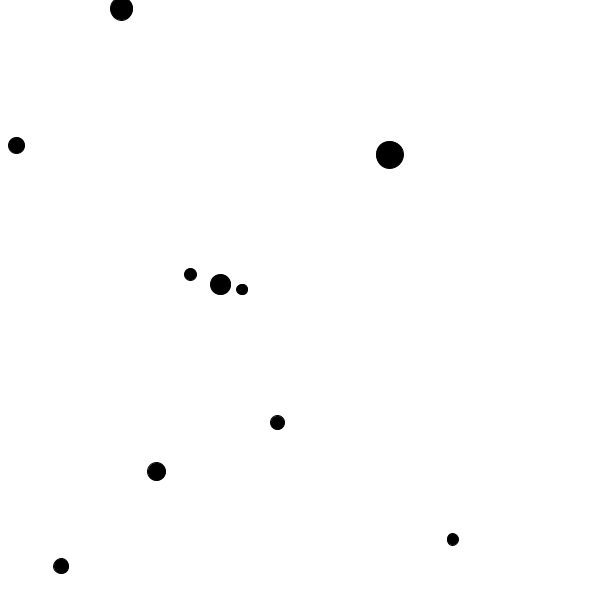
Frame 1 (no input)
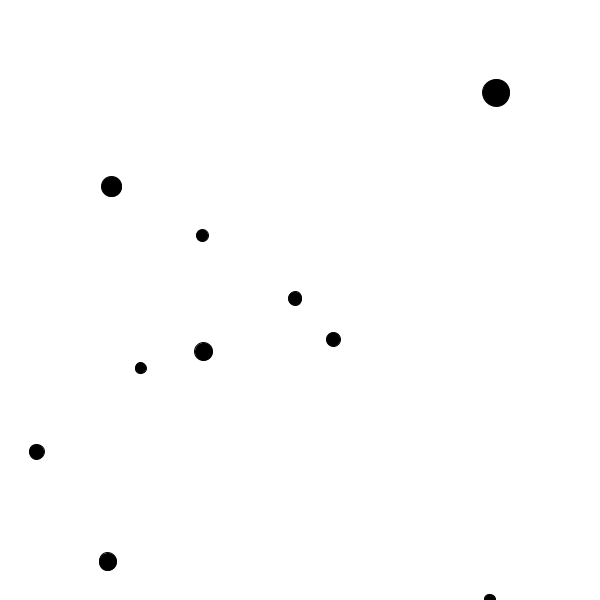
Frame 60 (the mouse pressed at the canvas centre just before this capture)
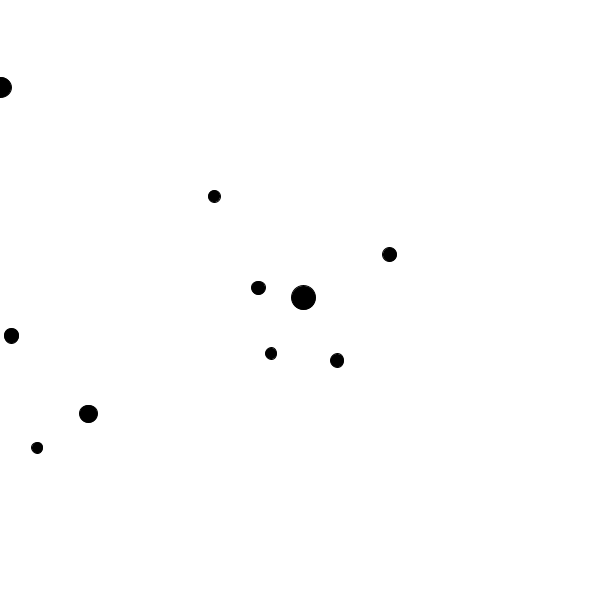
Frame 120 (the mouse held since frame 60 and released just before this capture)

The Processing sketch that drew these frames (run headless with seeded random() and noise(); from frame 60 on, the mouse is pressed at the canvas centre):

// Processing sketch: s04e1francisca
// ── s04e1francisca.pde
ArrayList<Circulos> lista = new ArrayList<Circulos>();
Circulos c;

void setup () {
  size (600, 600);
  for (int i = 0; i<10; i++) {
    c = new Circulos();
    lista.add(c);
  }
}

void draw () {
  background (255);
  for (Circulos c : lista) {
    c.show();
    c.move();
    c.again();
  }
}
// ── Circulos.pde
class Circulos {

  float x;
  float y;
  float velx;
  float vely;
  float size;

  Circulos() {
    x=random(0, 600);
    y=random(0, 600);

    velx=random(-2, 2);
    vely=random(-2, 2);

    x += velx;
    y += vely;

    size = random (10, 30);
  }


  void show() {
    fill (0);
    ellipse (x, y, size, size);
  }

  void move () {
    x += velx;
    y += vely;
  }

  void again () {
    if (x>width || x<0 || y>height || y<0) {
      x = width/2;
      y = height/2;
      size = random(10, 30);
      fill(0);
    }
  }
}
